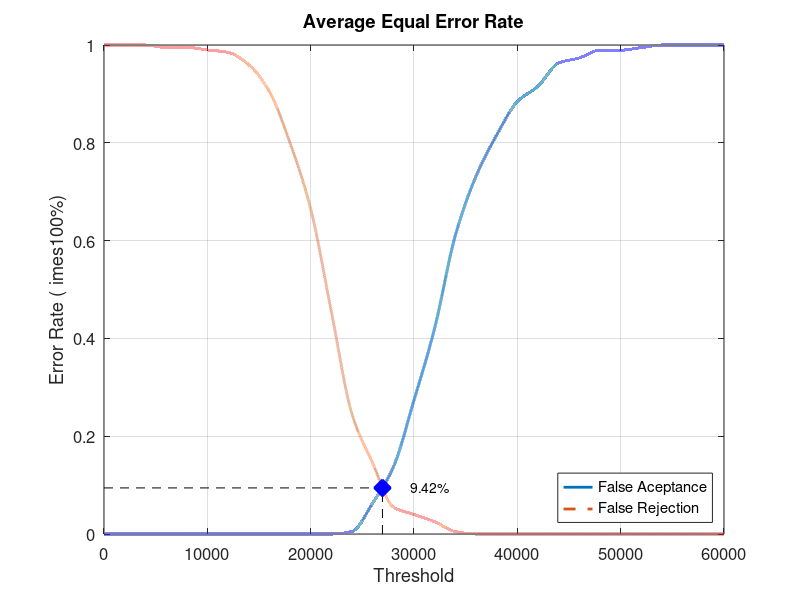
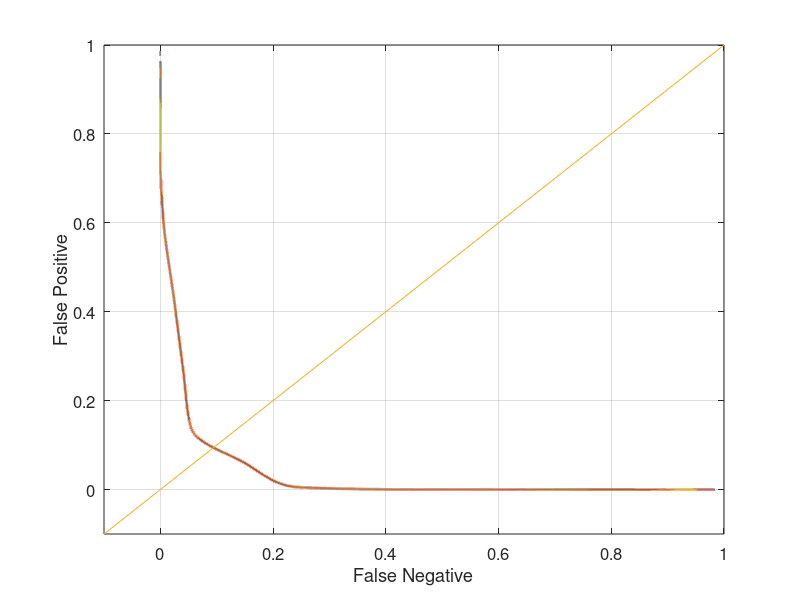

Here is the MATLAB script that generated these plots, in order:
close all;
clear;
clc;
x = 0:2000:60000;
xq = 0:0.5:60000;

y0 = [0 0 0 0 0 0 0 0 0 0 0 0 0.00526316 0.0631579 0.136842 0.273684 0.421053 0.610526 0.731579 0.815789 0.884211 0.915789 0.963158 0.973684 0.989474 0.989474 0.994737 1 1 1 1]
yy0 = interp1(x, y0, xq, 'pchip');
y1 = [1 1 1 0.995 0.995 0.99 0.985 0.96 0.905 0.8 0.665 0.455 0.245 0.145 0.055 0.04 0.025 0.005 0 0 0 0 0 0 0 0 0 0 0 0 0]
yy1 = interp1(x, y1, xq, 'pchip');

% Calculating EER: 
y2 = abs(y0 - y1);
find(y2 == min(y2))
yy2 = abs(yy0 - yy1);
xEER = find(yy2 == min(yy2));
xEERIndex = xq(xEER) % X-axis EER
yEER = yy0(xEER) % Y-axis EER

main = figure
plot(xq, yy0,'-','LineWidth', 2);	hold on
plot(xq, yy1,'--','LineWidth', 2);	hold on
plot([xEERIndex xEERIndex], [0 yEER], 'k--');	hold on
plot([0 xEERIndex], [yEER yEER], 'k--');	hold on
plot(xEERIndex, yEER, 'bx', 'LineWidth', 10);	hold on
text(xEERIndex + 10 * xEERIndex / 100, yEER, [num2str(round((10000 * yEER)) / 100) '%'])
legend('False Aceptance', 'False Rejection', 'Location', 'SouthEast')
xlabel('Threshold')
ylabel('Error Rate (	imes100%)')
title('Average Equal Error Rate')
set(gca, 'FontSize', 12)
axis([0 60000 0 1])
grid on

print(main, 'Database2_3Main', '-dpng');
FNRxFPR = figure('Color', [1 1 1]);
plot(yy1, yy0, '-', yy1, yy0, 'LineWidth', 2);
hold on
y = -0.1:0.1:1
plot(y, y); 
set(gca, 'FontSize', 12)
xlabel('False Negative')
ylabel('False Positive')
axis([-0.1 1 -0.1 1])
set(gca, 'FontSize', 12)
grid on

print(FNRxFPR, 'Database2_3FNRxFPR','-dpng');
